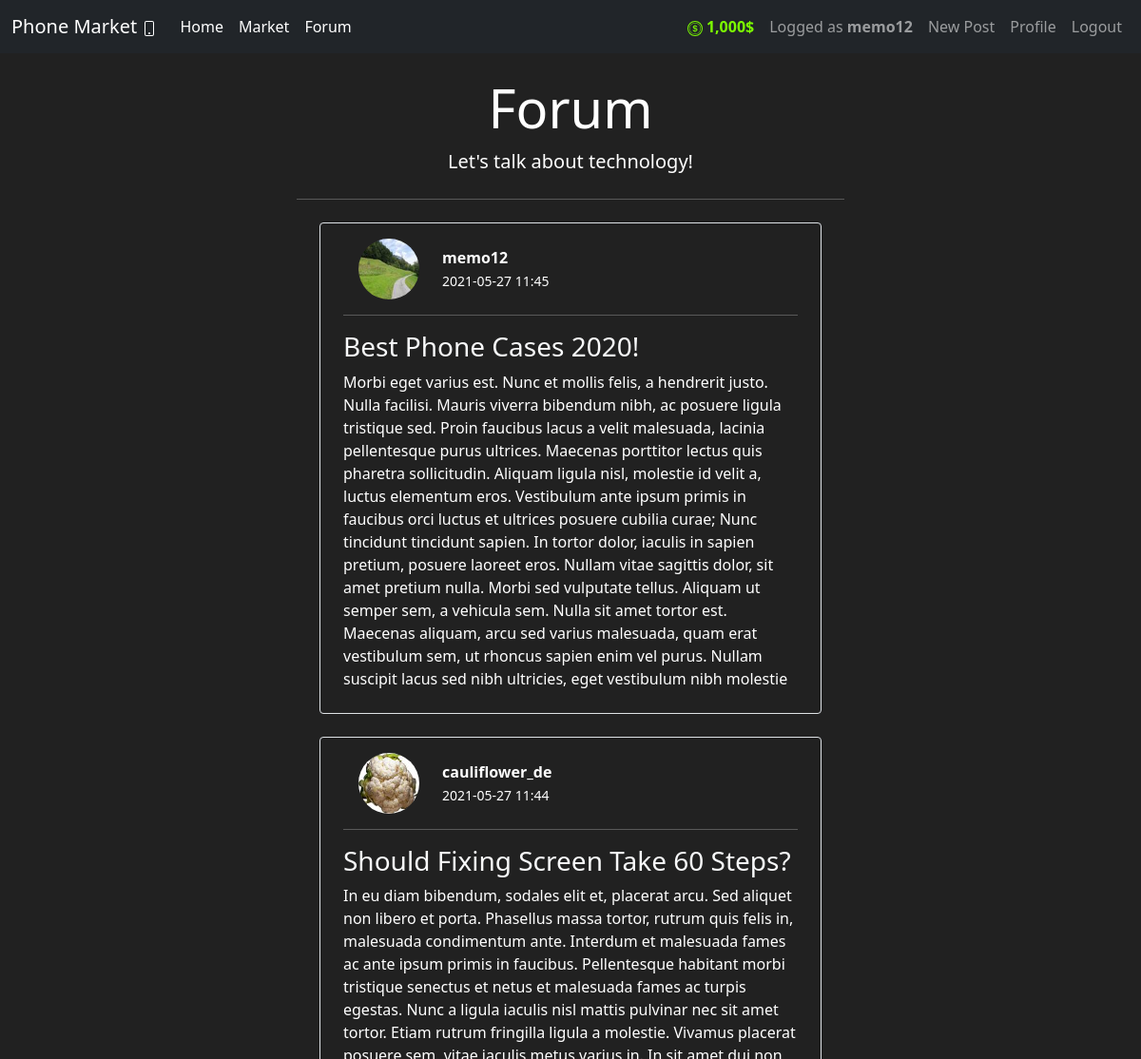
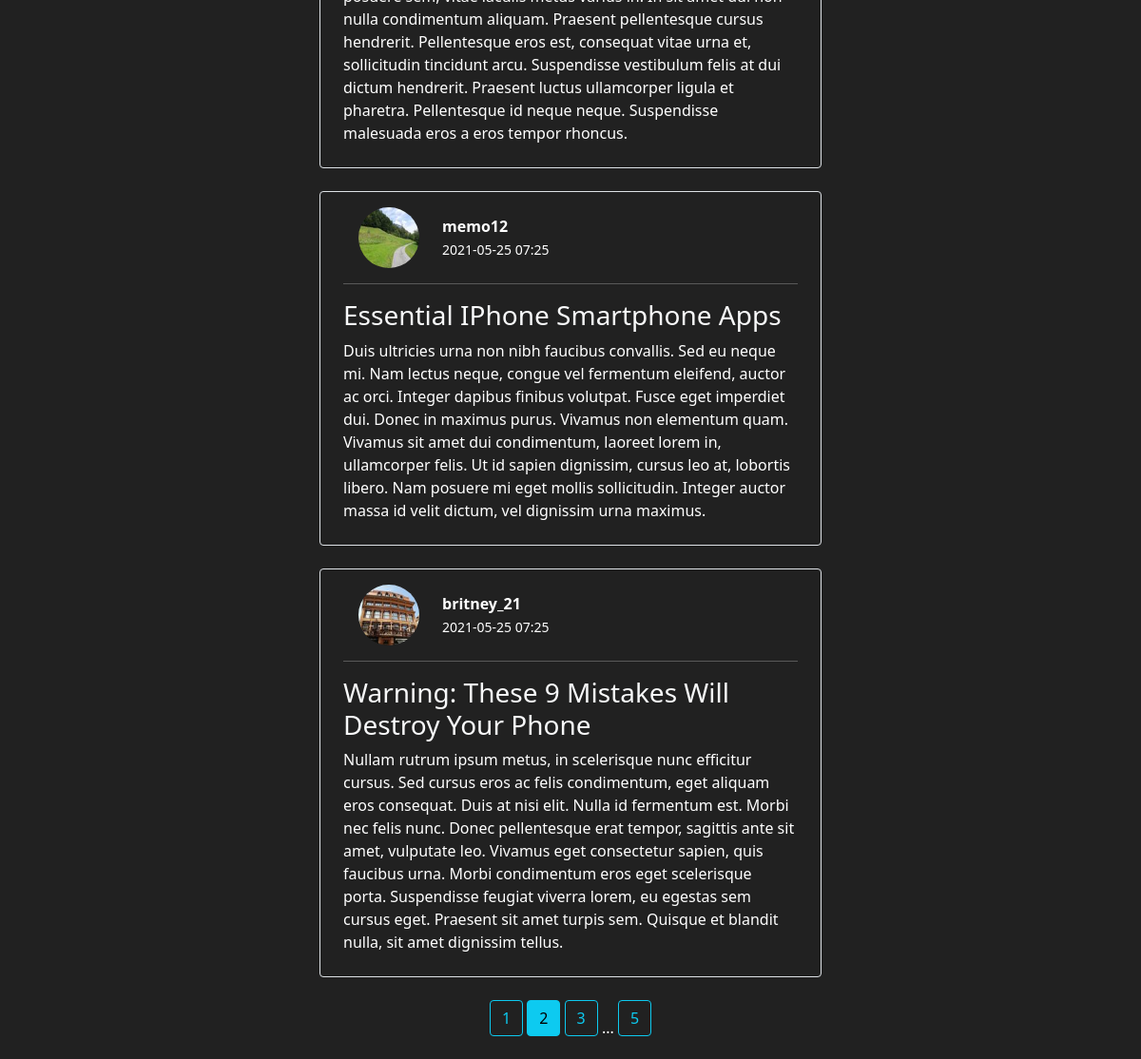
Page /forum?page=2 (signed in) on the committed database (2 pictures, top to bottom).
### market/models.py (models this page shows, shortened)
class User(db.Model, UserMixin):
    id = db.Column(db.Integer(), primary_key=True)
    username = db.Column(db.String(length=30), nullable=False, unique=True)
    email_address = db.Column(db.String(length=50), nullable=False, unique=True)
    password_hash = db.Column(db.String(length=60), nullable=False)
    budget = db.Column(db.Integer(), nullable=False, default=1000)
    image_file = db.Column(db.Integer(), nullable=False, server_default='default-profile-pic.jpg')
    items = db.relationship('Item', backref='owned_user', lazy=True)
    posts = db.relationship('Post', backref='author', lazy=True)
    @property
    def prettier_budget(self):
        if len(str(self.budget)) >= 4:
            return f'{str(self.budget)[:-3]},{str(self.budget)[-3:]}$'
        return f'{self.budget}$'
    @property
    def password(self):
        return self.password

class Post(db.Model):
    id = db.Column(db.Integer(), primary_key=True)
    title = db.Column(db.String(100), nullable=False)
    time_created = db.Column(db.DateTime(timezone=True), server_default=func.now())
    content = db.Column(db.Text, nullable=False)
    user_id = db.Column(db.Integer, db.ForeignKey('user.id'), nullable=False)

### market/routes.py (the view)
@app.route('/forum')
@login_required
def forum_page():
    page = request.args.get('page', 1, type=int)
    posts = Post.query.order_by(Post.time_created.desc()).paginate(page=page, per_page=4)
    return render_template('forum.html', posts=posts)

### market/models.py (called while the page is built)
@login_manager.user_loader
def load_user(user_id):
    return User.query.get(int(user_id))

### market/templates/forum.html (shortened to what this page needs)
{% extends 'base.html' %}
{% block content %}
<div class="container w-50">
  <div class="jumbotron text-center">
    <h1 class="display-4">Forum</h1>
    <p class="lead">Let's talk about technology!</p>
    <hr class="my-4">
  </div>
  {% for post in posts.items %}
  <div class="media m-4 p-3 border rounded">
    <img class="mx-4 rounded-circle float-start",
     src="{{ url_for('static', filename='/profile_pics/' + post.author.image_file) }}",
     alt="Generic placeholder image",
     style="width:64px;height:64px">
     <div class="media-body m-2">
       <b>{{ post.author.username }}</b>
       <br>
       <small>{{ post.time_created.strftime("%Y-%m-%d %H:%M") }}</small>
       <hr class="mt-4">
      <h3 class="mt-0"><a class="text-light text-decoration-none" href="{{ url_for('post_page', post_id=post.id) }}">{{ post.title }} </a></h3>
      {{ post.content }}
    </div>
   </div>
   {% endfor %}
   <div class="text-center">
  {% for page_num in posts.iter_pages(left_edge=1, right_edge=1, left_current=1, right_current=2) %}
  {% if page_num %}
    {% if posts.page == page_num %}
      <a href="{{ url_for('forum_page', page=page_num) }}" class="btn btn-info mb-4">{{ page_num }}</a>
      {% else %}
      <a href="{{ url_for('forum_page', page=page_num) }}" class="btn btn-outline-info mb-4">{{ page_num }}</a>
      {% endif %}
  {% else %}
   ...
  {% endif %}
  {% endfor %}
</div>
</div>
{% endblock %}

### market/templates/base.html (shortened to what this page needs)
<!DOCTYPE html>
<html lang="en">
  <head>
    <link
      href="https://cdn.jsdelivr.net/npm/bootstrap@5.0.0-beta3/dist/css/bootstrap.min.css"
      rel="stylesheet"
    />
  </head>
  <body>
    <nav class="navbar navbar-expand-lg navbar-dark bg-dark">
      <div class="container-fluid">
        <a class="navbar-brand" href="{{ url_for('home_page') }}">
          Phone Market
        </a>
        <div class="collapse navbar-collapse" id="navbarSupportedContent">
          <ul class="navbar-nav me-auto mb-2 mb-lg-0">
            <li class="nav-item">
              <a class="nav-link active" aria-current="page" href="{{ url_for('home_page') }}">Home</a>
            </li>
            <li class="nav-item">
              <a class="nav-link active" aria-current="page" href="{{ url_for('market_page') }}">Market</a>
            </li>
            <li class="nav-item">
              <a class="nav-link active" aria-current="page" href="{{ url_for('forum_page') }}">Forum</a>
            </li>
          </ul>
          <ul class="navbar-nav mb-2 mb-lg-0">
            {% if current_user.is_authenticated %}
            <li class="nav-item">
              <a class="nav-link" style="color: lawngreen; font-weight: bold;">
                {{ current_user.prettier_budget }}
              </a>
            </li>
            <li class="nav-item">
              <a class="nav-link" href="{{ url_for('account_page') }}">
                Logged as <strong>{{ current_user.username }}</strong>
              </a>
            </li>
            <li class="nav-item">
              <a class="nav-link" href="{{ url_for('new_post') }}">New Post</a>
            </li>
            <li class="nav-item">
              <a class="nav-link" href="{{ url_for('account_page') }}">Profile</a>
            </li>
            <li class="nav-item">
              <a class="nav-link" href="{{ url_for('logout_page') }}">Logout</a>
            </li>
            {% endif %}
          </ul>
        </div>
      </div>
    </nav>
    <br>
    {% block content %}
    {% endblock %}
  </body>
</html>

### market/templates/base.html (style rules this page uses)
body { background-color: #212121; color: white; }

### rows in the picture
User: prettier_budget "1,000$", username "memo12"
Post: image_file (picture), author.username "memo12", time_created "2021-05-27 11:45", title "Best Phone Cases 2020!", content "Morbi eget varius est. Nunc et mollis felis, a hendrerit justo. Nulla facilisi. Mauris viverra bibendum nibh, ac posuere ligula tristique sed. Proin faucibus lacus a velit malesuada, lacinia pellentesque purus ultrices. Maecenas porttitor lectus quis pharetra sollicitudin. Aliquam ligula nisl, molestie id velit a, luctus elementum eros. Vestibulum ante ipsum primis in faucibus orci luctus et ultrices posuere cubilia curae; Nunc tincidunt tincidunt sapien. In tortor dolor, iaculis in sapien pretium, posuere laoreet eros. Nullam vitae sagittis dolor, sit amet pretium nulla. Morbi sed vulputate tellus. Aliquam ut semper sem, a vehicula sem. Nulla sit amet tortor est. Maecenas aliquam, arcu sed…"
Post: image_file (picture), author.username "cauliflower_de", time_created "2021-05-27 11:44", title "Should Fixing Screen Take 60 Steps?", content "In eu diam bibendum, sodales elit et, placerat arcu. Sed aliquet non libero et porta. Phasellus massa tortor, rutrum quis felis in, malesuada condimentum ante. Interdum et malesuada fames ac ante ipsum primis in faucibus. Pellentesque habitant morbi tristique senectus et netus et malesuada fames ac turpis egestas. Nunc a ligula iaculis nisl mattis pulvinar nec sit amet tortor. Etiam rutrum fringilla ligula a molestie. Vivamus placerat posuere sem, vitae iaculis metus varius in. In sit amet dui non nulla condimentum aliquam. Praesent pellentesque cursus hendrerit. Pellentesque eros est, consequat vitae urna et, sollicitudin tincidunt arcu. Suspendisse vestibulum felis at dui dictum…"
Post: image_file (picture), author.username "memo12", time_created "2021-05-25 07:25", title "Essential IPhone Smartphone Apps", content "Duis ultricies urna non nibh faucibus convallis. Sed eu neque mi. Nam lectus neque, congue vel fermentum eleifend, auctor ac orci. Integer dapibus finibus volutpat. Fusce eget imperdiet dui. Donec in maximus purus. Vivamus non elementum quam. Vivamus sit amet dui condimentum, laoreet lorem in, ullamcorper felis. Ut id sapien dignissim, cursus leo at, lobortis libero. Nam posuere mi eget mollis sollicitudin. Integer auctor massa id velit dictum, vel dignissim urna maximus."
Post: image_file (picture), author.username "britney_21", time_created "2021-05-25 07:25", title "Warning: These 9 Mistakes Will Destroy Your Phone", content "Nullam rutrum ipsum metus, in scelerisque nunc efficitur cursus. Sed cursus eros ac felis condimentum, eget aliquam eros consequat. Duis at nisi elit. Nulla id fermentum est. Morbi nec felis nunc. Donec pellentesque erat tempor, sagittis ante sit amet, vulputate leo. Vivamus eget consectetur sapien, quis faucibus urna. Morbi condimentum eros eget scelerisque porta. Suspendisse feugiat viverra lorem, eu egestas sem cursus eget. Praesent sit amet turpis sem. Quisque et blandit nulla, sit amet dignissim tellus."

### other values in the picture
{{ page_num }} "1" "3" "5"
{{ page_num }} "2"
